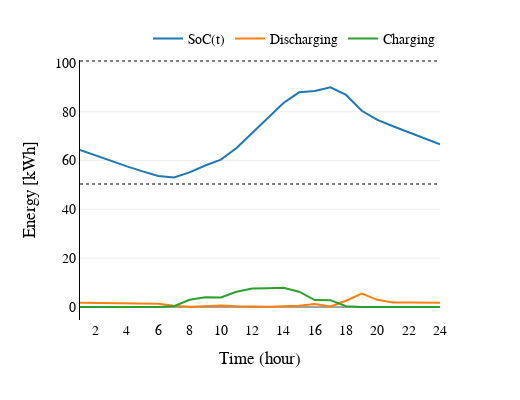

Here is the notebook cell this chart was saved with:
### Code cell
soc = tabla_resultados.groupby(["hora"])['SOC(t)_bateria','energia_descarga_bateria','energia_carga_bateria'].mean().reset_index()
soc.columns=['hour', 'SoC(t)', 'Discharging', 'Charging']
graficar(tipo='linea',
         lista_campos=['SoC(t)', 'Discharging', 'Charging'],
         titulo="",
        df=soc)
legend_title="Legend Title"

### Figure 1 — Plotly figure (JSON) as saved in the notebook; plotly's stock layout.template omitted (floating-point values rounded to 4 significant figures)
{"data": [{"hovertemplate": "variable=SoC(t)<br>hour=%{x}<br>value=%{y}<extra></extra>", "legendgroup": "SoC(t)", "line": {"color": "#1F77B4", "dash": "solid"}, "mode": "lines", "name": "SoC(t)", "orientation": "v", "showlegend": true, "type": "scatter", "x": [1, 2, 3, 4, 5, 6, 7, 8, 9, 10, 11, 12, 13, 14, 15, 16, 17, 18, 19, 20, 21, 22, 23, 24], "xaxis": "x", "y": [64.4, 62.08, 59.82, 57.64, 55.59, 53.7, 53.04, 55.18, 57.99, 60.37, 65.12, 71.27, 77.45, 83.59, 87.97, 88.49, 90.04, 86.89, 80.4, 76.64, 74.04, 71.54, 69.08, 66.65], "yaxis": "y"}, {"hovertemplate": "variable=Discharging<br>hour=%{x}<br>value=%{y}<extra></extra>", "legendgroup": "Discharging", "line": {"color": "#FF7F0E", "dash": "solid"}, "mode": "lines", "name": "Discharging", "orientation": "v", "showlegend": true, "type": "scatter", "x": [1, 2, 3, 4, 5, 6, 7, 8, 9, 10, 11, 12, 13, 14, 15, 16, 17, 18, 19, 20, 21, 22, 23, 24], "xaxis": "x", "y": [1.732, 1.698, 1.655, 1.601, 1.497, 1.353, 0.4859, 0.06834, 0.3193, 0.6286, 0.3502, 0.1218, 0.1156, 0.2671, 0.5314, 1.252, 0.2391, 2.57, 5.488, 2.934, 1.861, 1.795, 1.774, 1.766], "yaxis": "y"}, {"hovertemplate": "variable=Charging<br>hour=%{x}<br>value=%{y}<extra></extra>", "legendgroup": "Charging", "line": {"color": "#2CA02C", "dash": "solid"}, "mode": "lines", "name": "Charging", "orientation": "v", "showlegend": true, "type": "scatter", "x": [1, 2, 3, 4, 5, 6, 7, 8, 9, 10, 11, 12, 13, 14, 15, 16, 17, 18, 19, 20, 21, 22, 23, 24], "xaxis": "x", "y": [0, 0, 0, 0, 0, 0, 0.3348, 2.941, 4.009, 3.914, 6.247, 7.574, 7.652, 7.85, 6.262, 2.853, 2.813, 0.3461, 0, 0, 0, 0, 0, 0], "yaxis": "y"}], "layout": {"font": {"color": "black", "family": "Times New Roman", "size": 14}, "height": 400, "legend": {"font": {"size": 14}, "orientation": "h", "title": {"text": ""}, "tracegroupgap": 0, "x": 1, "xanchor": "right", "y": 1.02, "yanchor": "bottom"}, "margin": {"t": 60}, "shapes": [{"line": {"color": "gray", "dash": "dot", "width": 2}, "opacity": 1, "type": "line", "x0": 0, "x1": 1, "xref": "paper", "y0": 50.4, "y1": 50.4, "yref": "y"}, {"line": {"color": "gray", "dash": "dot", "width": 2}, "opacity": 1, "type": "line", "x0": 0, "x1": 1, "xref": "paper", "y0": 100.8, "y1": 100.8, "yref": "y"}], "title": {"font": {"family": "Times New Roman"}}, "width": 520, "xaxis": {"anchor": "y", "domain": [0, 1], "linecolor": "black", "nticks": 15, "showline": false, "title": {"text": "Time (hour)"}}, "yaxis": {"anchor": "x", "domain": [0, 1], "linecolor": "black", "nticks": 10, "showline": true, "title": {"text": "Energy [kWh]"}}}}
